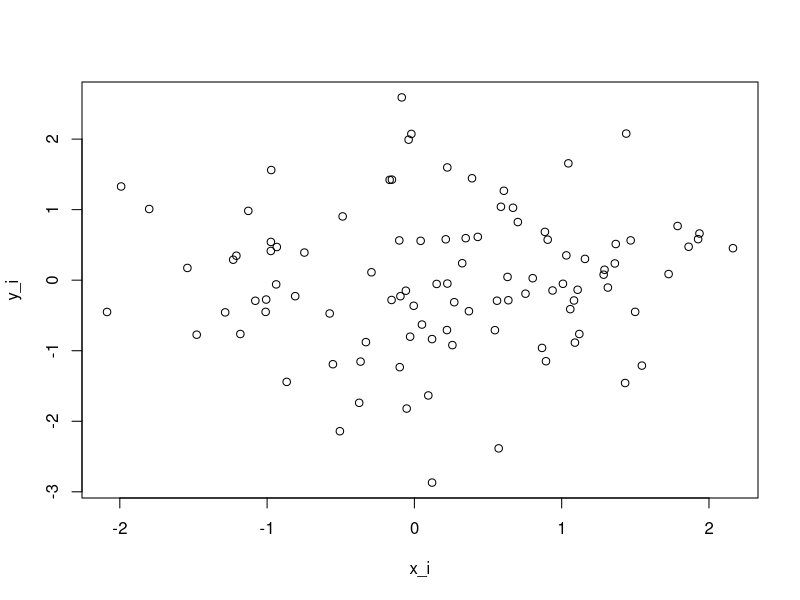
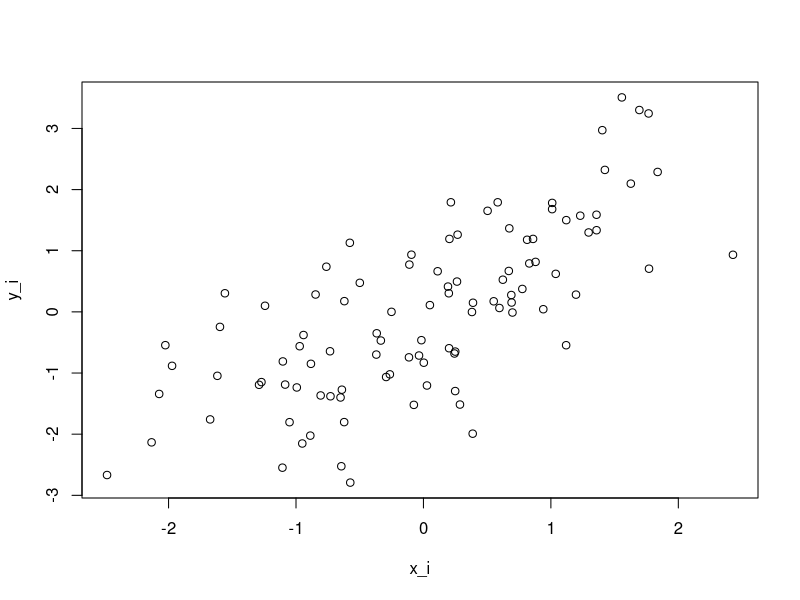
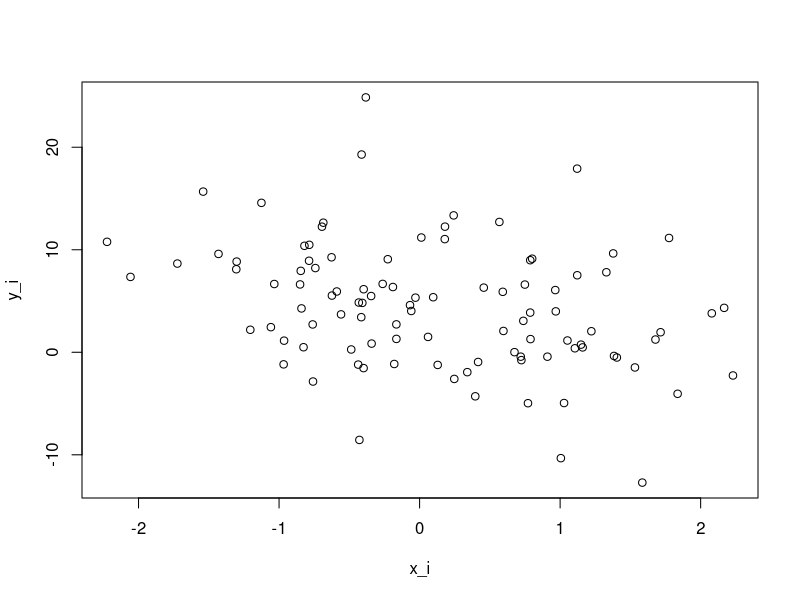

Write R code to recreate these figures, in order.
## ---- chunk 1
knitr::opts_chunk$set(echo = TRUE)
## ---- chunk 2
x_i <- rnorm(100,0,1)
y_i <- rnorm(100,0,1)
plot(x_i, y_i)

# 举例子：这样的model是positivle 
x_i <- rnorm(100,0,1)
y_i <- x_i + rnorm(100,0,1)
plot(x_i, y_i)

# 降低errors (降低variances)
x_i <- rnorm(100,0,1)
y_i <- 5 + -2*x_i + rnorm(100,0,5)
plot(x_i, y_i)

# professional language: for every x_i increases by one unit, y_i decreases two units. (negative association)d

# OLS Regression ()
lm(y_i ~ x_i)

out <- lm(y_i ~ x_i)
summary(out) 
# r square 可以作为 "pencentage of explanation"
# 可以看一下residuals: 如果1Q和3Q分布在mean两边的equal distance，说明数据是呈现normal distribution
